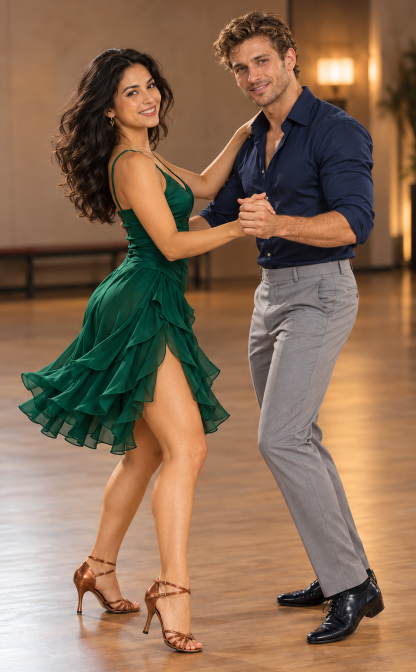
#> input picture experiments/salsa-human-models/reference/concept-cropped.png, 832 x 1344 px (shown at 1/2 size)
$ python -i compare.py   (imports and definitions only)
#> lines starting #> are read from the running program, lines starting #| are printed output that depends on the picture
#> further down, picture is the input picture: PIL image 832x1344 RGB; mean R, G, B 137.9, 109.4, 86.1
"""Frozen foreground image score; a technical agreement index, not identity likeness."""
import argparse
import hashlib
import json
import math
from pathlib import Path
import sys
import PIL
from PIL import Image, ImageChops, ImageDraw, ImageFilter

ROOT = Path(__file__).resolve().parent
ROLES = ('woman', 'man')
VERSION = 'mpfb-foreground-v1'


def digest(path):
    return hashlib.sha256(Path(path).read_bytes()).hexdigest()


# [41 lines left out: functions reference_masks, render_masks, not called in this run]


def union(masks):
    return ImageChops.lighter(masks['woman'], masks['man'])


# [36 lines left out: functions normalize, foreground_ssim, not called in this run]


def edges(image, threshold=40):
#> called with threshold = 40
    result = image.convert('L').filter(ImageFilter.FIND_EDGES).point(lambda p: 255 if p >= threshold else 0)
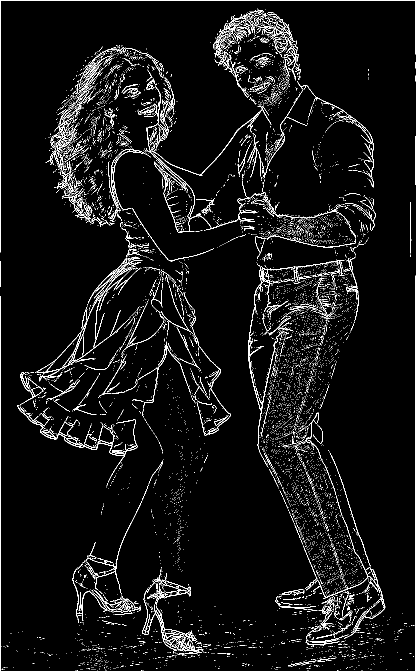
#> result: PIL image 832x1344 L (shown at 1/2 size); 4.9% white in thin lines or dots
    ImageDraw.Draw(result).rectangle((0, 0, image.width - 1, image.height - 1), outline=0, width=1)
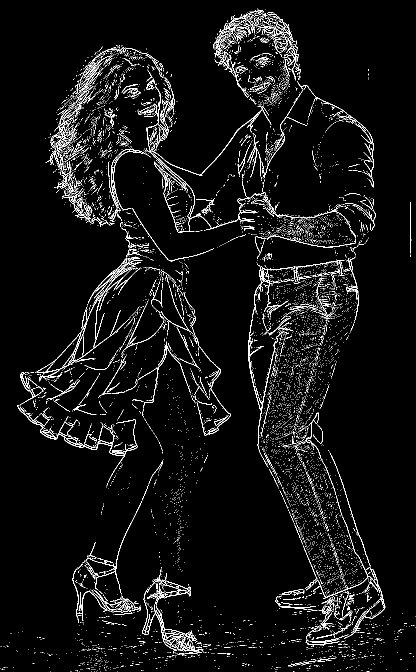
#> result: PIL image 832x1344 L (shown at 1/2 size); 4.6% white in thin lines or dots
    return result


def count(mask):
    return sum(mask.histogram()[1:])


# [30 lines left out: functions edge_f1, person_score, evaluate, not called in this run]


def mask_rgb(masks):
    return Image.merge('RGB', (masks['woman'], Image.new('L', masks['woman'].size), masks['man']))


# [88 lines left out: functions report_images, face_diagnostics, main, not called in this run]


# [2 lines not run here, left out]

>>> from PIL import Image
>>> picture = Image.open('../salsa-human-models/reference/concept-cropped.png')
>>> result = edges(picture)

$ run again, on experiments/salsa-human-models/reference/concept.png
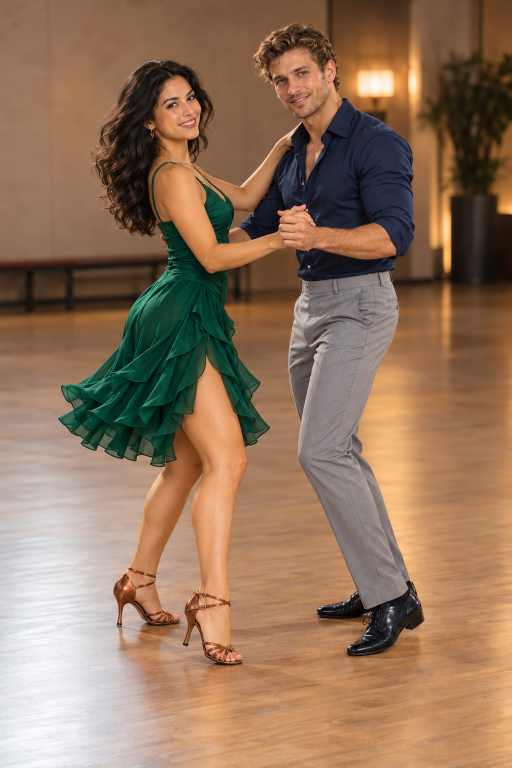
#> input picture experiments/salsa-human-models/reference/concept.png, 1024 x 1536 px (shown at 1/2 size)
#> picture is the input picture: PIL image 1024x1536 RGB; mean R, G, B 145.6, 115.6, 91.8
#> in edges, `result = image.convert('L').filter(ImageFilter.FIND_EDGES).point(lambd..`:
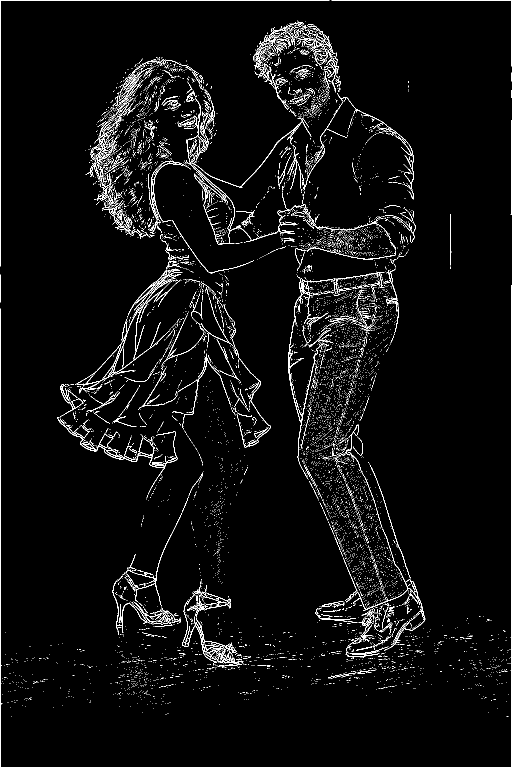
#> result: PIL image 1024x1536 L (shown at 1/2 size); 3.6% white in thin lines or dots
#> in edges, `ImageDraw.Draw(result).rectangle((0, 0, image.width - 1, image.height ..`:
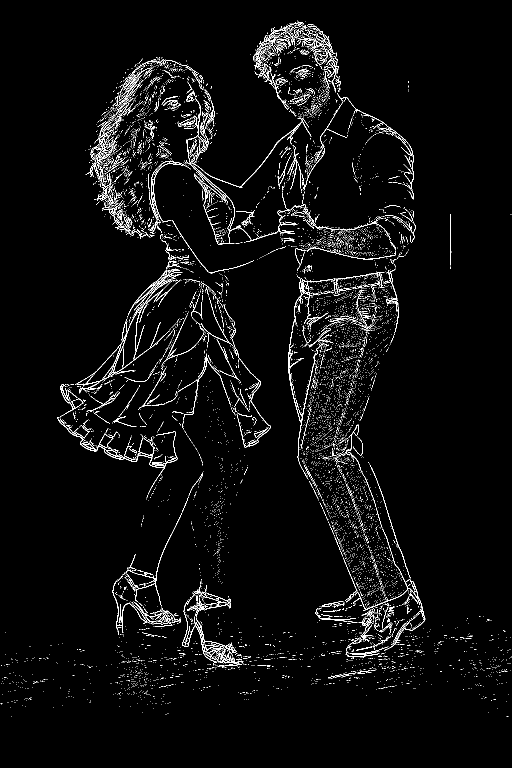
#> result: PIL image 1024x1536 L (shown at 1/2 size); 3.3% white in thin lines or dots
